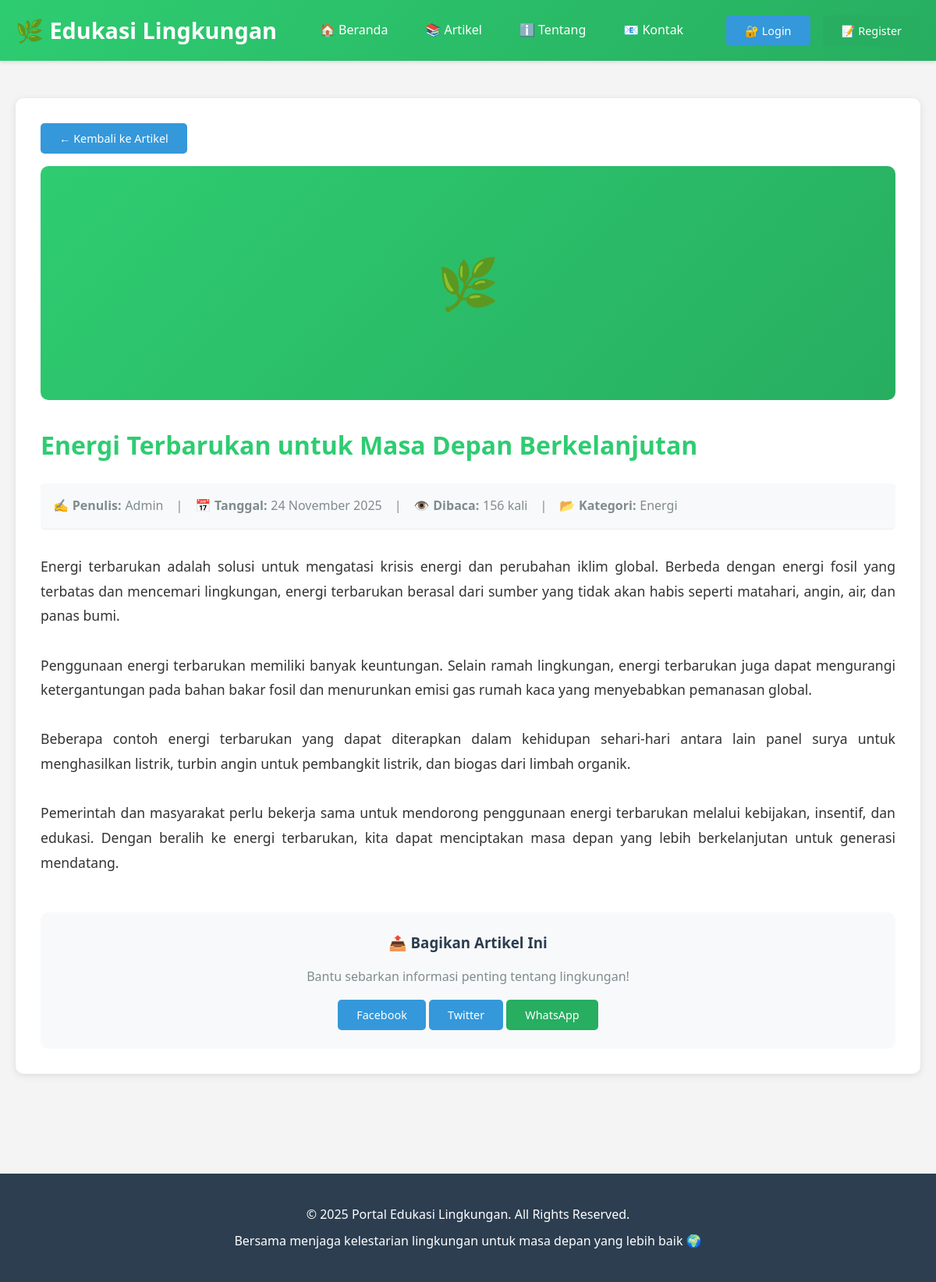
The app's page /detail_artikel.php?slug=energi-terbarukan-untuk-masa-depan-berkelanjutan with its own data.
### tables this page shows
CREATE TABLE IF NOT EXISTS artikel (
    id INT AUTO_INCREMENT PRIMARY KEY,
    judul VARCHAR(255) NOT NULL,
    slug VARCHAR(255) NOT NULL UNIQUE,
    konten TEXT NOT NULL,
    penulis VARCHAR(100) NOT NULL,
    kategori VARCHAR(50) NOT NULL,
    views INT DEFAULT 0,
    created_at TIMESTAMP DEFAULT CURRENT_TIMESTAMP,
    updated_at TIMESTAMP DEFAULT CURRENT_TIMESTAMP ON UPDATE CURRENT_TIMESTAMP,
    INDEX idx_slug (slug),
    INDEX idx_kategori (kategori),
    INDEX idx_created_at (created_at)
);

### config/database.php (called while the page is built, shortened)
<?php
function clean_input($data) {
    $data = trim($data);
    $data = stripslashes($data);
    $data = htmlspecialchars($data);
    return $data;
}
function format_tanggal($date) {
    $bulan = array(
        1 => 'Januari', 'Februari', 'Maret', 'April', 'Mei', 'Juni',
        'Juli', 'Agustus', 'September', 'Oktober', 'November', 'Desember'
    );
    $pecah = explode('-', date('Y-m-d', strtotime($date)));
    return $pecah[2] . ' ' . $bulan[(int)$pecah[1]] . ' ' . $pecah[0];
}
?>

### detail_artikel.php (the view, shortened to what this page needs)
<?php
require_once 'config/database.php';
include 'includes/header.php';
$conn = getDBConnection();
$slug = isset($_GET['slug']) ? clean_input($_GET['slug']) : '';
$query = "SELECT * FROM artikel WHERE slug = ?";
$stmt = $conn->prepare($query);
$stmt->bind_param("s", $slug);
$stmt->execute();
$result = $stmt->get_result();
$artikel = $result->fetch_assoc();
?>
<main>
    <div class="container">
        <section class="content-section">
            <a href="artikel.php" class="btn btn-primary" style="margin-bottom: 1rem;">
                ← Kembali ke Artikel
            </a>
            <div class="artikel-image" style="height: 300px; margin-bottom: 2rem; border-radius: 10px; font-size: 4rem;">
                🌿
            </div>
            <h2><?php echo htmlspecialchars($artikel['judul']); ?></h2>
            <div class="artikel-meta" style="margin-bottom: 2rem; font-size: 1rem; padding: 1rem; background: #f8f9fa; border-radius: 5px;">
                <span>✍️ <strong>Penulis:</strong> <?php echo htmlspecialchars($artikel['penulis']); ?></span> |
                <span>📅 <strong>Tanggal:</strong> <?php echo format_tanggal($artikel['created_at']); ?></span> |
                <span>👁️ <strong>Dibaca:</strong> <?php echo $artikel['views']; ?> kali</span> |
                <span>📂 <strong>Kategori:</strong> <?php echo htmlspecialchars($artikel['kategori']); ?></span>
            </div>
            <div style="line-height: 1.8; font-size: 1.1rem; text-align: justify;">
                <?php
                $konten = nl2br(htmlspecialchars($artikel['konten']));
                $paragraphs = explode("\n\n", $konten);
                foreach ($paragraphs as $p) {
                    echo "<p style='margin-bottom: 1.5rem;'>$p</p>";
                }
                ?>
            </div>
            <div style="margin-top: 3rem; padding: 1.5rem; background: #f8f9fa; border-radius: 10px; text-align: center;">
                <h3>📤 Bagikan Artikel Ini</h3>
                <p style="color: #7f8c8d;">Bantu sebarkan informasi penting tentang lingkungan!</p>
                <div style="margin-top: 1rem;">
                    <a href="https://www.facebook.com/sharer/sharer.php?u=<?php echo urlencode('http://' . $_SERVER['HTTP_HOST'] . $_SERVER['REQUEST_URI']); ?>"
                       target="_blank" class="btn btn-primary">Facebook</a>
                    <a href="https://twitter.com/intent/tweet?url=<?php echo urlencode('http://' . $_SERVER['HTTP_HOST'] . $_SERVER['REQUEST_URI']); ?>&text=<?php echo urlencode($artikel['judul']); ?>"
                       target="_blank" class="btn btn-primary">Twitter</a>
                    <a href="https://wa.me/?text=<?php echo urlencode($artikel['judul'] . ' - http://' . $_SERVER['HTTP_HOST'] . $_SERVER['REQUEST_URI']); ?>"
                       target="_blank" class="btn btn-success">WhatsApp</a>
                </div>
            </div>
        </section>
    </div>
</main>
<?php
include 'includes/footer.php';
?>

### assets/css/style.css (style rules this page uses)
* { margin: 0; padding: 0; box-sizing: border-box; }
body { font-family: 'Segoe UI', Tahoma, Geneva, Verdana, sans-serif; line-height: 1.6; color: #333; background-color: #f4f4f4; }
.container { max-width: 1200px; margin: 0 auto; padding: 0 20px; }
.btn { padding: 0.5rem 1.5rem; border: none; border-radius: 5px; cursor: pointer; text-decoration: none; display: inline-block; transition: all 0.3s; font-size: 0.9rem; font-weight: 500; }
.btn-primary { background: #3498db; color: white; }
.btn-success { background: #27ae60; color: white; }
main { padding: 3rem 0; min-height: calc(100vh - 200px); }
.content-section { background: white; padding: 2rem; border-radius: 10px; box-shadow: 0 2px 10px rgba(0,0,0,0.1); margin-bottom: 2rem; animation: fadeIn 0.5s; }
h2 { color: #2ecc71; margin-bottom: 1.5rem; font-size: 2rem; }
h3 { color: #2c3e50; margin-bottom: 1rem; }
.artikel-image { width: 100%; height: 200px; background: linear-gradient(135deg, #2ecc71 0%, #27ae60 100%); display: flex; align-items: center; justify-content: center; font-size: 3rem; }
.artikel-meta { color: #7f8c8d; font-size: 0.9rem; margin-bottom: 1rem; display: flex; flex-wrap: wrap; gap: 1rem; }
.artikel-image { position: relative; overflow: hidden; transition: all 0.3s ease; }
.artikel-meta { display: flex; flex-wrap: wrap; gap: 1rem; color: #7f8c8d; font-size: 0.85rem; margin-bottom: 1rem; padding-bottom: 0.8rem; border-bottom: 1px solid #ecf0f1; }
.artikel-meta span { display: flex; align-items: center; gap: 0.3rem; }
* { transition: background-color 0.3s ease, color 0.3s ease; }
a { transition: all 0.3s ease; }

### records on screen
artikel: judul "Energi Terbarukan untuk Masa Depan Berkelanjutan", penulis "Admin", created_at "24 November 2025", views "156", kategori "Energi", konten "Energi terbarukan adalah solusi untuk mengatasi krisis energi dan perubahan iklim global. Berbeda dengan energi fosil yang terbatas dan mencemari lingkungan, energi terbarukan berasal dari sumber yang tidak akan habis seperti matahari, angin, air, dan panas bumi. Penggunaan energi terbarukan memiliki banyak keuntungan. Selain ramah lingkungan, energi terbarukan juga dapat mengurangi ketergantungan pada bahan bakar fosil dan menurunkan emisi gas rumah kaca yang menyebabkan pemanasan global. Beberapa contoh energi terbarukan yang dapat diterapkan dalam kehidupan sehari-hari antara lain panel surya untuk menghasilkan listrik, turbin angin untuk pembangkit listrik, dan biogas dari limbah…"
